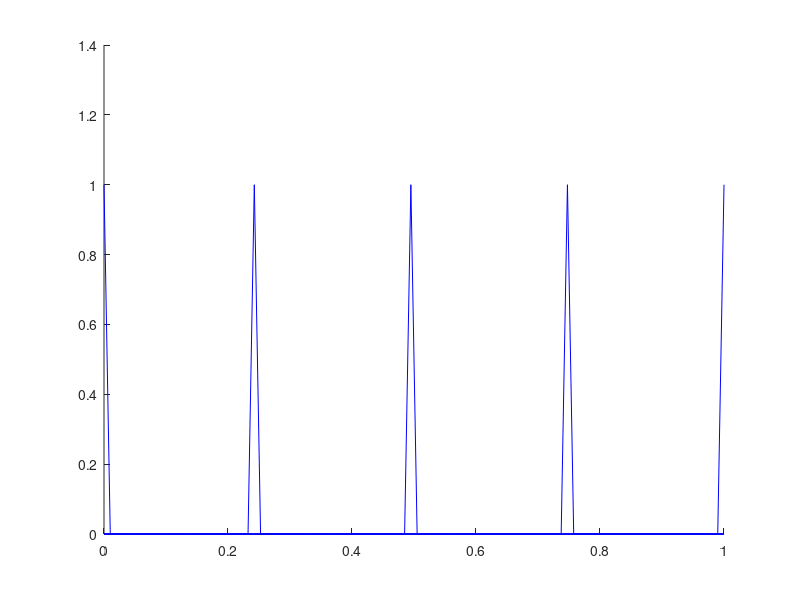

The MATLAB script that drew this image:
%% ----------APDE Project----------
%%-----Task 1-----

%% Step 1 - using implicit Euler method for time discretization
% Grid setup 
Tf = 1; % final time
nt = 100; % number of time steps
T = linspace(0, Tf, nt); % time vector


% Step 2 - derive the weak form 
% Step 3 - implement the finite element method
L = 1;
Nx = 100; % number of spatial steps
X_grid= linspace(0, L, Nx); % spatial vector
phi = zeros(Nx, 1); % piecewise linear basis functions
function phi = hat_function(x, X_grid, k)
    % x: vector of input points
    % x_coords: the full mesh/grid
    % k: the index of the node
    h = X_grid(2) - X_grid(1); % spatial step size
    % Initialize phi to zeros

    % Making half hats for end nodes
    phi = zeros(size(x));
    if k == 1
        xk = X_grid(k);
        xk_next = X_grid(k+1);
        idx1 = (x >= xk & x <= xk_next);
        phi(idx1) = (xk_next - x(idx1)) / h;
        return;
    elseif k == length(X_grid)
        xk = X_grid(k);
        xk_prev = X_grid(k-1);
        idx2 = (x >= xk_prev & x <= xk);
        phi(idx2) = (x(idx2) - xk_prev) / h;
        return;
    end

    % full hats for interior nodes
    % Step 1: 
    % Define points and intervals
    xk_prev = X_grid(k-1);
    xk      = X_grid(k);
    xk_next = X_grid(k+1);
    % half hats
    % Left slope (x_{k-1} to x_k)
    idx1 = (x >= xk_prev & x < xk);
    phi(idx1) = (x(idx1) - xk_prev) / h ;
    
    % Step 2: Right slope (x_k to x_{k+1})
    idx2 = (x >= xk & x <= xk_next);
    phi(idx2) = (xk_next - x(idx2)) / h;
    
    % Everything else remains 0
end

% plotting some hat functions
figure;
set(gcf, 'Position', [100, 100, 800, 600]);
hold on;
for k = [1, 25, 50, 75, 100]
    phi_k = hat_function(X_grid, X_grid, k);
    plot(X_grid, phi_k, 'b');
end
saveas(gcf, 'Project\hat_functions.png');

% Step 4- formulate the fully discrete scheme and the system of equations
disp('Task 1 complete!!!!!');
